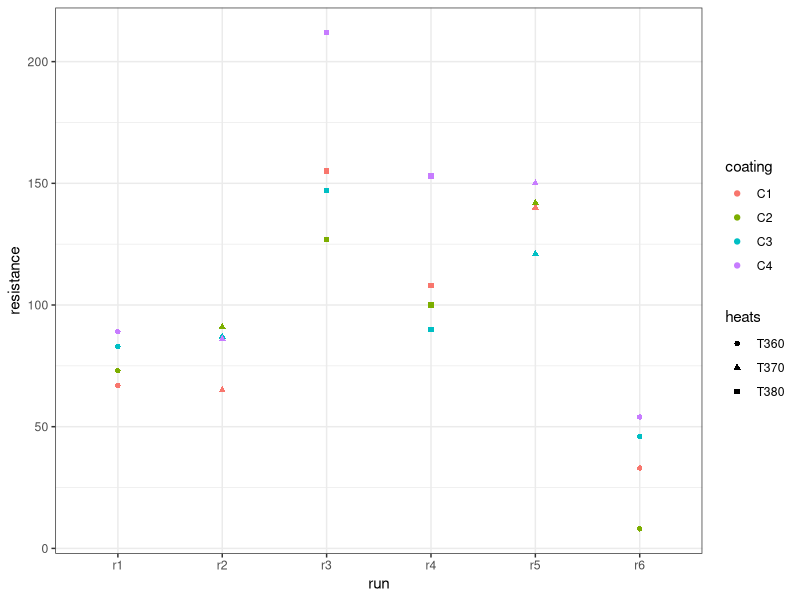

The R script that drew this image:
## ---- chunk 1
knitr::opts_chunk$set(comment=NA, 
                      echo = TRUE,
                      fig.path="figs/",
                      dev = 'svglite',  
                      fig.ext = ".svg",
                      warning=FALSE, 
                      message=FALSE)
knitr::opts_knit$set(global.par = TRUE)
## ---- chunk 2
par(mgp=c(1.5,0.5,0), mar=c(3.1,3.1,0.1,0), pch=20)
ggplot2::theme_set(ggplot2::theme_bw())
## ---- chunk 3
library(ggplot2)
library(knitr)
library(here)
library(lme4)
## ---- chunk 4
steelbars = read.table(here("data","steelbars.txt"),header = TRUE)
kable(steelbars)
## ---- chunk 5
xtabs( ~ run + heats, steelbars)
## ---- chunk 6
xtabs( ~ run + coating, steelbars)
## ---- chunk 7
ggplot(steelbars, aes(y=resistance, x=run, shape=heats, color=coating)) + geom_point()
## ---- chunk 8
lmod = lmer(resistance ~ heats*coating + (1|run), steelbars)
summary(lmod, cor=FALSE)
## ---- chunk 9
anova(lmod)
## ---- chunk 10
library(lmerTest)
lmod = lmer(resistance ~ heats*coating + (1|run), steelbars)
## ---- chunk 11
anova(lmod)
## ---- chunk 12
anova(lmod, ddf="Kenward-Roger")
## ---- chunk 13
library(emmeans)
emmeans(lmod, "coating", by="heats")
## ---- chunk 14
smod = lm(resistance ~ heats*coating, steelbars)
summary(smod)
## ---- chunk 15
data.frame(mm=summary(lmod)$coef[,1],lm=coef(smod))
## ---- chunk 16
data.frame(mm=summary(lmod)$coef[,2],lm=summary(smod)$coef[,2])
## ---- chunk 17
anova(smod)
